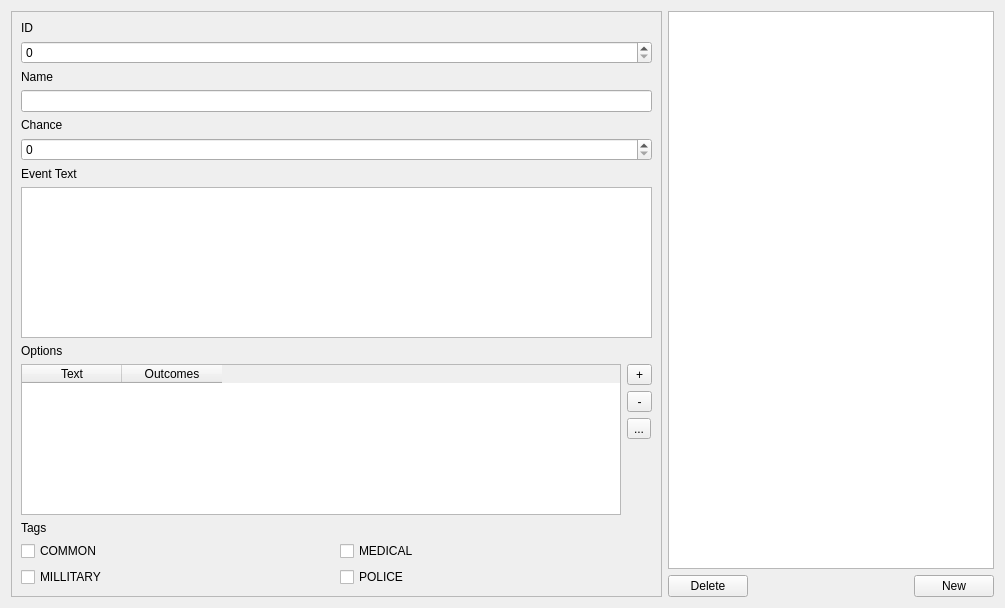
<?xml version="1.0" encoding="UTF-8"?>
<ui version="4.0">
 <class>EventTabContents</class>
 <widget class="QWidget" name="EventTabContents">
  <property name="geometry">
   <rect>
    <x>0</x>
    <y>0</y>
    <width>1005</width>
    <height>608</height>
   </rect>
  </property>
  <property name="windowTitle">
   <string>Form</string>
  </property>
  <layout class="QHBoxLayout" name="horizontalLayout" stretch="2,1">
   <item>
    <widget class="QScrollArea" name="scrollArea_3">
     <property name="widgetResizable">
      <bool>true</bool>
     </property>
     <widget class="QWidget" name="scrollAreaWidgetContents_2">
      <property name="geometry">
       <rect>
        <x>0</x>
        <y>0</y>
        <width>652</width>
        <height>588</height>
       </rect>
      </property>
      <layout class="QVBoxLayout" name="verticalLayout_5">
       <item>
        <widget class="QLabel" name="label">
         <property name="text">
          <string>ID</string>
         </property>
        </widget>
       </item>
       <item>
        <widget class="QSpinBox" name="spinner_event_id">
         <property name="maximum">
          <number>999</number>
         </property>
        </widget>
       </item>
       <item>
        <widget class="QLabel" name="label_11">
         <property name="text">
          <string>Name</string>
         </property>
        </widget>
       </item>
       <item>
        <widget class="QLineEdit" name="text_event_name"/>
       </item>
       <item>
        <widget class="QLabel" name="label_8">
         <property name="text">
          <string>Chance</string>
         </property>
        </widget>
       </item>
       <item>
        <widget class="QSpinBox" name="spinner_event_chance">
         <property name="maximum">
          <number>100</number>
         </property>
        </widget>
       </item>
       <item>
        <widget class="QLabel" name="label_9">
         <property name="text">
          <string>Event Text</string>
         </property>
        </widget>
       </item>
       <item>
        <widget class="QPlainTextEdit" name="text_event_text"/>
       </item>
       <item>
        <widget class="QLabel" name="label_12">
         <property name="text">
          <string>Options</string>
         </property>
        </widget>
       </item>
       <item>
        <layout class="QHBoxLayout" name="horizontalLayout_6">
         <property name="topMargin">
          <number>0</number>
         </property>
         <item>
          <widget class="QTableWidget" name="table_event_options">
           <property name="minimumSize">
            <size>
             <width>0</width>
             <height>150</height>
            </size>
           </property>
           <column>
            <property name="text">
             <string>Text</string>
            </property>
           </column>
           <column>
            <property name="text">
             <string>Outcomes</string>
            </property>
           </column>
          </widget>
         </item>
         <item>
          <layout class="QVBoxLayout" name="verticalLayout_6">
           <property name="rightMargin">
            <number>0</number>
           </property>
           <item>
            <widget class="QToolButton" name="button_option_add">
             <property name="minimumSize">
              <size>
               <width>25</width>
               <height>0</height>
              </size>
             </property>
             <property name="text">
              <string>+</string>
             </property>
            </widget>
           </item>
           <item>
            <widget class="QToolButton" name="button_option_remove">
             <property name="minimumSize">
              <size>
               <width>25</width>
               <height>0</height>
              </size>
             </property>
             <property name="text">
              <string>-</string>
             </property>
            </widget>
           </item>
           <item>
            <widget class="QToolButton" name="button_option_edit">
             <property name="text">
              <string>...</string>
             </property>
            </widget>
           </item>
           <item>
            <spacer name="verticalSpacer_2">
             <property name="orientation">
              <enum>Qt::Vertical</enum>
             </property>
             <property name="sizeHint" stdset="0">
              <size>
               <width>20</width>
               <height>40</height>
              </size>
             </property>
            </spacer>
           </item>
          </layout>
         </item>
        </layout>
       </item>
       <item>
        <widget class="QLabel" name="label_13">
         <property name="text">
          <string>Tags</string>
         </property>
        </widget>
       </item>
       <item>
        <layout class="QGridLayout" name="gridLayout_3">
         <property name="topMargin">
          <number>0</number>
         </property>
         <item row="0" column="0">
          <widget class="QCheckBox" name="check_tag_common">
           <property name="text">
            <string>COMMON</string>
           </property>
          </widget>
         </item>
         <item row="0" column="1">
          <widget class="QCheckBox" name="check_tag_medical">
           <property name="text">
            <string>MEDICAL</string>
           </property>
          </widget>
         </item>
         <item row="1" column="0">
          <widget class="QCheckBox" name="check_tag_millitary">
           <property name="text">
            <string>MILLITARY</string>
           </property>
          </widget>
         </item>
         <item row="1" column="1">
          <widget class="QCheckBox" name="check_tag_police">
           <property name="text">
            <string>POLICE</string>
           </property>
          </widget>
         </item>
        </layout>
       </item>
      </layout>
     </widget>
    </widget>
   </item>
   <item>
    <layout class="QVBoxLayout" name="verticalLayout_4">
     <property name="leftMargin">
      <number>0</number>
     </property>
     <item>
      <widget class="QListWidget" name="list_events"/>
     </item>
     <item>
      <layout class="QHBoxLayout" name="horizontalLayout_5">
       <property name="topMargin">
        <number>0</number>
       </property>
       <item>
        <widget class="QPushButton" name="button_events_delete">
         <property name="text">
          <string>Delete</string>
         </property>
        </widget>
       </item>
       <item>
        <spacer name="horizontalSpacer_2">
         <property name="orientation">
          <enum>Qt::Horizontal</enum>
         </property>
         <property name="sizeHint" stdset="0">
          <size>
           <width>40</width>
           <height>20</height>
          </size>
         </property>
        </spacer>
       </item>
       <item>
        <widget class="QPushButton" name="button_events_new">
         <property name="text">
          <string>New</string>
         </property>
        </widget>
       </item>
      </layout>
     </item>
    </layout>
   </item>
  </layout>
 </widget>
 <resources/>
 <connections/>
</ui>
